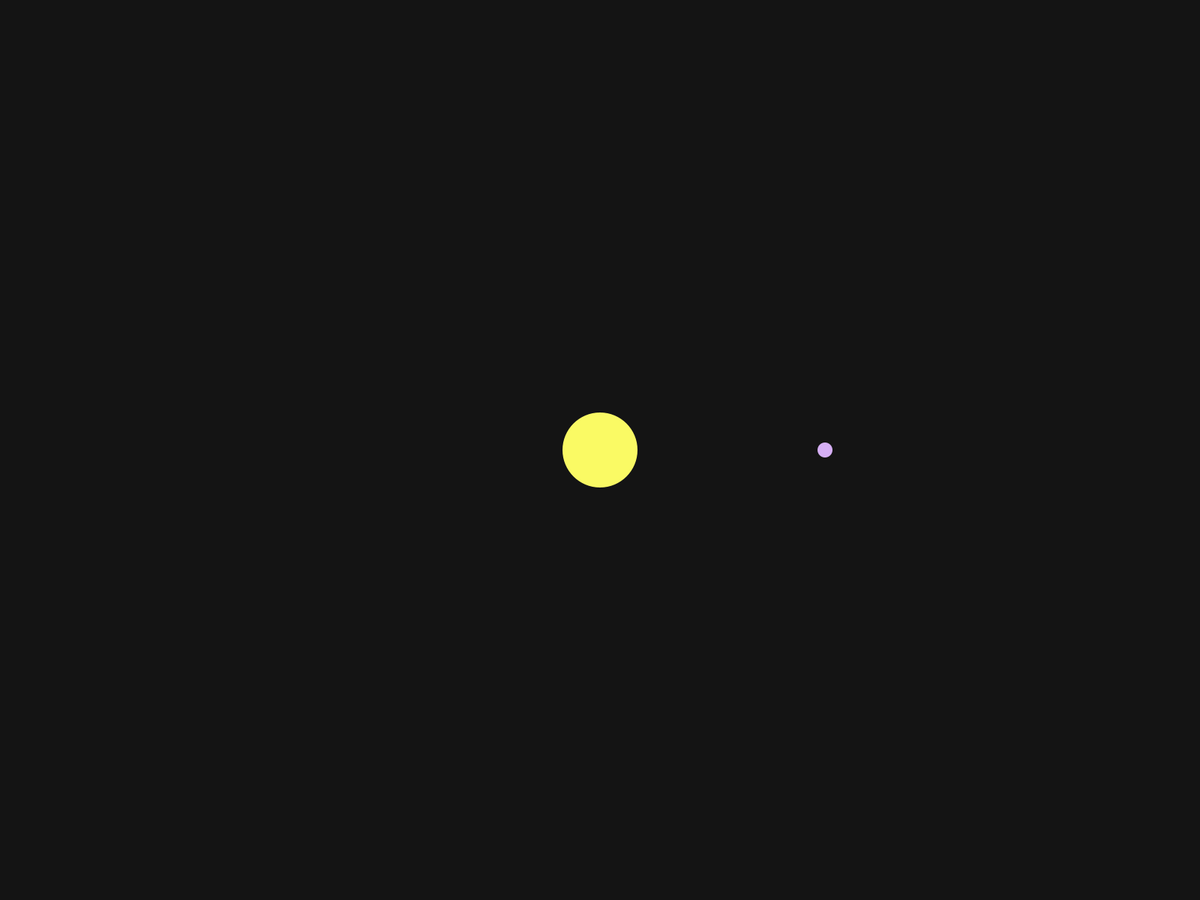
Frame 1 (no input)
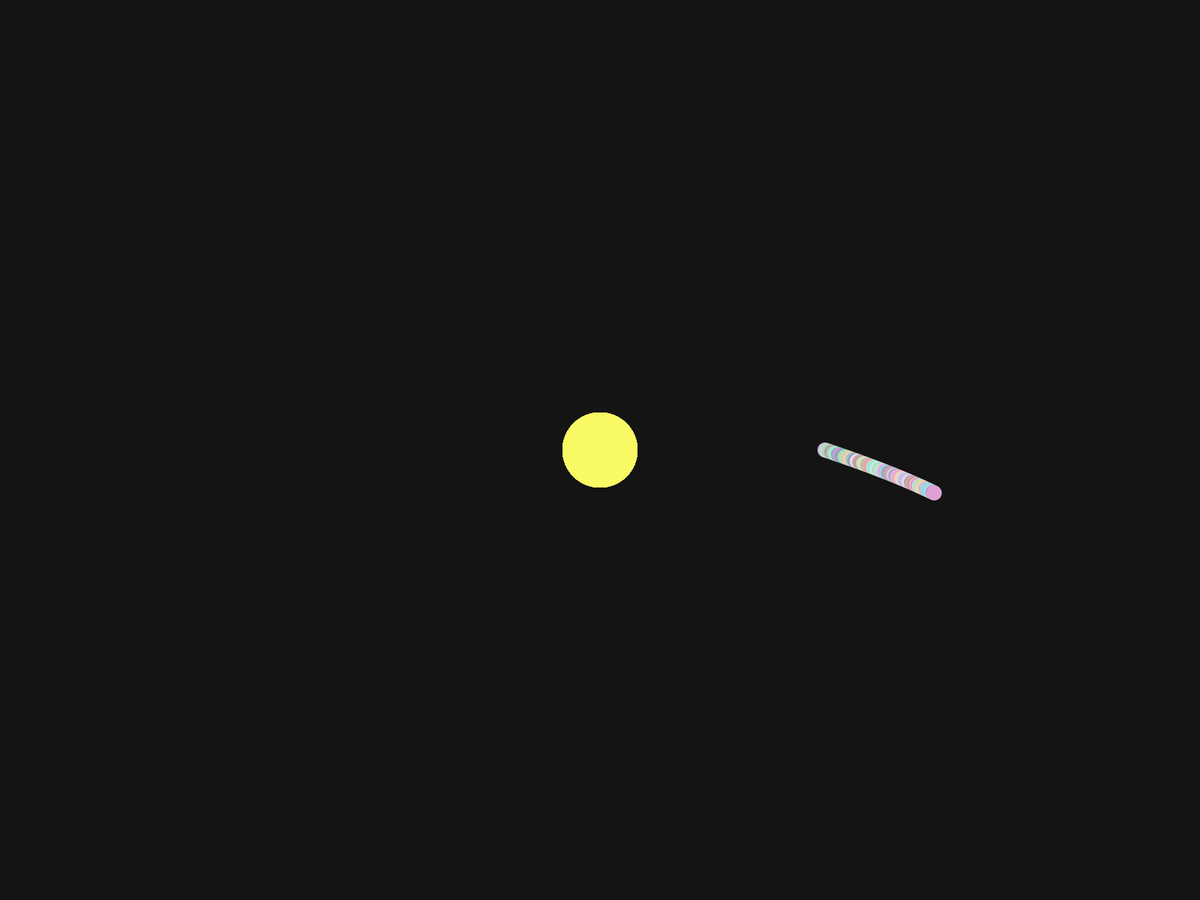
Frame 60 (the mouse pressed at the canvas centre just before this capture)
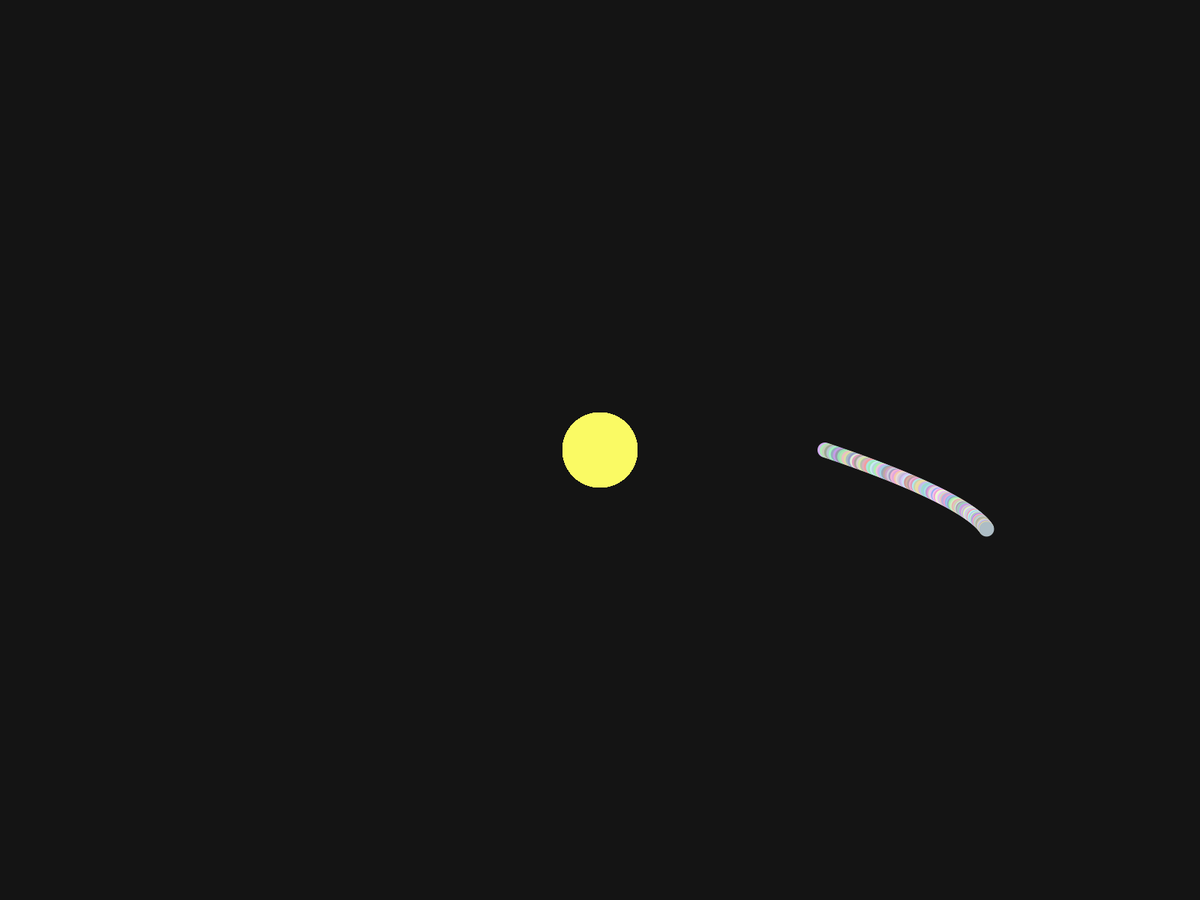
Frame 120 (the mouse held since frame 60 and released just before this capture)

The Processing sketch that drew these frames (run headless with seeded random() and noise(); from frame 60 on, the mouse is pressed at the canvas centre):

// Processing sketch: Solar_System
// ── Solar_System.pde
// simulates a planet rotating around the sun

float x;
float y;
float gravity = 0.00005;
PVector acc;
PVector vel;

float speed;

void setup() {
  fullScreen();
  background(20);
  x = width/2 + 300;
  y = height /2;
  vel = new PVector(3, 1);
}

void draw() {
  //background(20);

  speed = mouseX;

  //Sun
  fill(250, 250, 100);
  noStroke();
  ellipse(width/2, height/2, 100, 100);

  //Earth
  fill(random(150, 250), random(150, 250), random(150, 250));
  noStroke();
  ellipse(x, y, 20, 20);
  acc = new PVector((width/2 - x) * gravity, (height/2 - y) * gravity);
  vel.add(acc);
  x += vel.x;
  y += vel.y;
}
